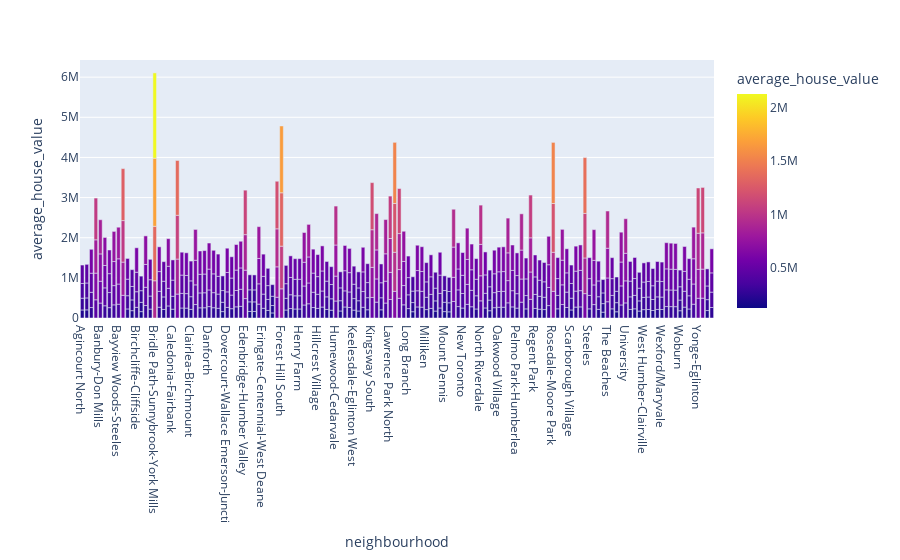

The code cell stored with this chart in its notebook:
### Markdown cell above
## Cost Analysis - Optional Challenge

In this section, you will use Plotly express to a couple of plots that investors can interactively filter and explore various factors related to the house value of the Toronto's neighbourhoods. 

### Create a bar chart row facet to plot the average house values for all Toronto's neighbourhoods per year

### Code cell
px.bar(to_data, x='neighbourhood', y='average_house_value', height=600, color='average_house_value')

### Figure 1 — Plotly figure (JSON) as saved in the notebook; plotly's stock layout.template omitted (floating-point values rounded to 4 significant figures; data arrays with more than 128 entries replaced by an {"elided": "..."} marker saying what was removed)
{"data": [{"alignmentgroup": "True", "hovertemplate": "neighbourhood=%{x}<br>average_house_value=%{marker.color}<extra></extra>", "legendgroup": "", "marker": {"color": {"elided": "560 int values"}, "coloraxis": "coloraxis", "pattern": {"shape": ""}}, "name": "", "offsetgroup": "", "orientation": "v", "showlegend": false, "textposition": "auto", "type": "bar", "x": {"elided": "560 str values"}, "xaxis": "x", "y": {"elided": "560 int values"}, "yaxis": "y"}], "layout": {"autosize": true, "barmode": "relative", "coloraxis": {"colorbar": {"title": {"text": "average_house_value"}}, "colorscale": [[0, "#0d0887"], [0.1111, "#46039f"], [0.2222, "#7201a8"], [0.3333, "#9c179e"], [0.4444, "#bd3786"], [0.5556, "#d8576b"], [0.6667, "#ed7953"], [0.7778, "#fb9f3a"], [0.8889, "#fdca26"], [1, "#f0f921"]]}, "legend": {"tracegroupgap": 0}, "margin": {"t": 60}, "xaxis": {"anchor": "y", "autorange": true, "domain": [0, 1], "range": [-0.5, 139.5], "title": {"text": "neighbourhood"}, "type": "category"}, "yaxis": {"anchor": "x", "autorange": true, "domain": [0, 1], "range": [0, 6427000.0], "title": {"text": "average_house_value"}, "type": "linear"}}}
